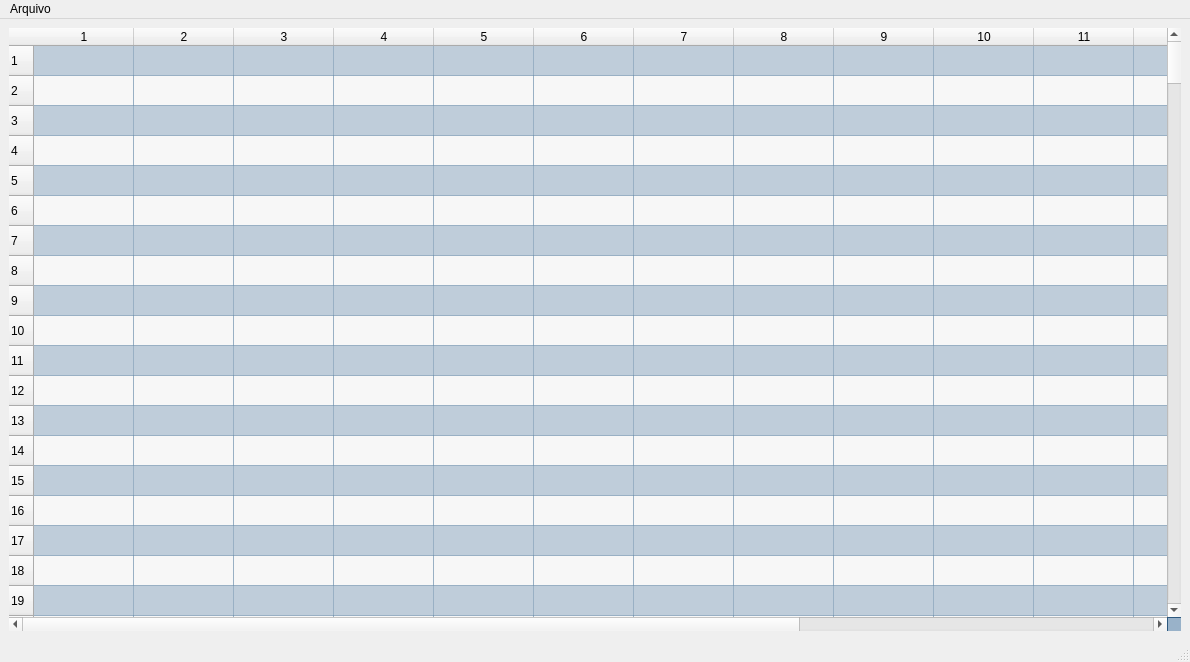
<?xml version="1.0" encoding="UTF-8"?>
<ui version="4.0">
 <class>Memoria_de_Programa</class>
 <widget class="QMainWindow" name="Memoria_de_Programa">
  <property name="geometry">
   <rect>
    <x>0</x>
    <y>0</y>
    <width>1190</width>
    <height>662</height>
   </rect>
  </property>
  <property name="minimumSize">
   <size>
    <width>300</width>
    <height>300</height>
   </size>
  </property>
  <property name="maximumSize">
   <size>
    <width>1190</width>
    <height>100000</height>
   </size>
  </property>
  <property name="windowTitle">
   <string>Memoria de Programa</string>
  </property>
  <property name="styleSheet">
   <string notr="true">QTableWidget{
	background: rgba(0, 71, 133,0.2);
}</string>
  </property>
  <widget class="QWidget" name="centralwidget">
   <layout class="QHBoxLayout" name="horizontalLayout">
    <item>
     <widget class="QTableWidget" name="tableWidget">
      <property name="autoFillBackground">
       <bool>false</bool>
      </property>
      <property name="frameShape">
       <enum>QFrame::NoFrame</enum>
      </property>
      <property name="frameShadow">
       <enum>QFrame::Plain</enum>
      </property>
      <property name="lineWidth">
       <number>1</number>
      </property>
      <property name="dragEnabled">
       <bool>true</bool>
      </property>
      <property name="dragDropMode">
       <enum>QAbstractItemView::DragDrop</enum>
      </property>
      <property name="defaultDropAction">
       <enum>Qt::CopyAction</enum>
      </property>
      <property name="alternatingRowColors">
       <bool>true</bool>
      </property>
      <property name="textElideMode">
       <enum>Qt::ElideNone</enum>
      </property>
      <property name="horizontalScrollMode">
       <enum>QAbstractItemView::ScrollPerItem</enum>
      </property>
      <property name="showGrid">
       <bool>true</bool>
      </property>
      <property name="rowCount">
       <number>256</number>
      </property>
      <property name="columnCount">
       <number>16</number>
      </property>
      <attribute name="horizontalHeaderVisible">
       <bool>true</bool>
      </attribute>
      <attribute name="horizontalHeaderCascadingSectionResizes">
       <bool>false</bool>
      </attribute>
      <row/>
      <row/>
      <row/>
      <row/>
      <row/>
      <row/>
      <row/>
      <row/>
      <row/>
      <row/>
      <row/>
      <row/>
      <row/>
      <row/>
      <row/>
      <row/>
      <row/>
      <row/>
      <row/>
      <row/>
      <row/>
      <row/>
      <row/>
      <row/>
      <row/>
      <row/>
      <row/>
      <row/>
      <row/>
      <row/>
      <row/>
      <row/>
      <row/>
      <row/>
      <row/>
      <row/>
      <row/>
      <row/>
      <row/>
      <row/>
      <row/>
      <row/>
      <row/>
      <row/>
      <row/>
      <row/>
      <row/>
      <row/>
      <row/>
      <row/>
      <row/>
      <row/>
      <row/>
      <row/>
      <row/>
      <row/>
      <row/>
      <row/>
      <row/>
      <row/>
      <row/>
      <row/>
      <row/>
      <row/>
      <row/>
      <row/>
      <row/>
      <row/>
      <row/>
      <row/>
      <row/>
      <row/>
      <row/>
      <row/>
      <row/>
      <row/>
      <row/>
      <row/>
      <row/>
      <row/>
      <row/>
      <row/>
      <row/>
      <row/>
      <row/>
      <row/>
      <row/>
      <row/>
      <row/>
      <row/>
      <row/>
      <row/>
      <row/>
      <row/>
      <row/>
      <row/>
      <row/>
      <row/>
      <row/>
      <row/>
      <row/>
      <row/>
      <row/>
      <row/>
      <row/>
      <row/>
      <row/>
      <row/>
      <row/>
      <row/>
      <row/>
      <row/>
      <row/>
      <row/>
      <row/>
      <row/>
      <row/>
      <row/>
      <row/>
      <row/>
      <row/>
      <row/>
      <row/>
      <row/>
      <row/>
      <row/>
      <row/>
      <row/>
      <row/>
      <row/>
      <row/>
      <row/>
      <row/>
      <row/>
      <row/>
      <row/>
      <row/>
      <row/>
      <row/>
      <row/>
      <row/>
      <row/>
      <row/>
      <row/>
      <row/>
      <row/>
      <row/>
      <row/>
      <row/>
      <row/>
      <row/>
      <row/>
      <row/>
      <row/>
      <row/>
      <row/>
      <row/>
      <row/>
      <row/>
      <row/>
      <row/>
      <row/>
      <row/>
      <row/>
      <row/>
      <row/>
      <row/>
      <row/>
      <row/>
      <row/>
      <row/>
      <row/>
      <row/>
      <row/>
      <row/>
      <row/>
      <row/>
      <row/>
      <row/>
      <row/>
      <row/>
      <row/>
      <row/>
      <row/>
      <row/>
      <row/>
      <row/>
      <row/>
      <row/>
      <row/>
      <row/>
      <row/>
      <row/>
      <row/>
      <row/>
      <row/>
      <row/>
      <row/>
      <row/>
      <row/>
      <row/>
      <row/>
      <row/>
      <row/>
      <row/>
      <row/>
      <row/>
      <row/>
      <row/>
      <row/>
      <row/>
      <row/>
      <row/>
      <row/>
      <row/>
      <row/>
      <row/>
      <row/>
      <row/>
      <row/>
      <row/>
      <row/>
      <row/>
      <row/>
      <row/>
      <row/>
      <row/>
      <row/>
      <row/>
      <row/>
      <row/>
      <row/>
      <row/>
      <row/>
      <row/>
      <row/>
      <row/>
      <row/>
      <row/>
      <row/>
      <row/>
      <row/>
      <row/>
      <row/>
      <row/>
      <row/>
      <row/>
      <row/>
      <row/>
      <row/>
      <row/>
      <row/>
      <row/>
      <row/>
      <row/>
      <row/>
      <column/>
      <column/>
      <column/>
      <column/>
      <column/>
      <column/>
      <column/>
      <column/>
      <column/>
      <column/>
      <column/>
      <column/>
      <column/>
      <column/>
      <column/>
      <column/>
     </widget>
    </item>
   </layout>
  </widget>
  <widget class="QMenuBar" name="menubar">
   <property name="geometry">
    <rect>
     <x>0</x>
     <y>0</y>
     <width>1190</width>
     <height>21</height>
    </rect>
   </property>
   <widget class="QMenu" name="menuArquivo">
    <property name="title">
     <string>Arquivo</string>
    </property>
    <addaction name="actionCarregar"/>
    <addaction name="actionSalvar"/>
    <addaction name="separator"/>
    <addaction name="actionZero"/>
   </widget>
   <addaction name="menuArquivo"/>
  </widget>
  <widget class="QStatusBar" name="statusbar"/>
  <action name="actionCarregar">
   <property name="text">
    <string>Carregar</string>
   </property>
   <property name="shortcut">
    <string>Ctrl+O</string>
   </property>
  </action>
  <action name="actionSalvar">
   <property name="text">
    <string>Salvar</string>
   </property>
   <property name="shortcut">
    <string>Ctrl+S</string>
   </property>
  </action>
  <action name="actionZero">
   <property name="text">
    <string>Zerar Memória</string>
   </property>
   <property name="shortcut">
    <string>Ctrl+Del</string>
   </property>
  </action>
 </widget>
 <resources/>
 <connections/>
</ui>
